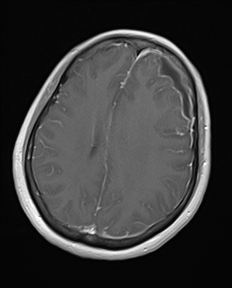
#> input picture data/empyema/bacterial-meningitis-with-subdural-empyema-and-acute-lacunar-infarcts.jpeg, 232 x 288 px
$ python symmetry_anomaly.py ../../data/empyema/bacterial-meningitis-with-subdural-empyema-and-acute-lacunar-infarcts.jpeg
#> lines starting #> are read from the running program, lines starting #| are printed output that depends on the picture; after the words box and inside, x2 and y2 are one past the last pixel; in counts of white or black regions, pixels touching at a corner belong together
"""
symmetry_anomaly.py (v2 - erodes mask to exclude boundary artifacts)

Fix vs v1: debug image inspection showed the flagged "anomalous"
cluster on the glioma test image was sitting right at the skull/scalp
edge, not in actual brain tissue - likely because the brain mask
includes a thin rim of skull/boundary pixels, and comparing that rim
to its mirror produces spurious high-difference scores unrelated to
pathology (skull thickness, scan edge artifacts, and minor head-tilt
misalignment all show up here).

Fix: erode the brain mask inward by a margin before using it to
select valid block pairs, so blocks are only accepted well inside
actual brain tissue, away from the skull boundary.

Usage:
    python symmetry_anomaly.py path/to/mri.png
"""

import sys
import os
import cv2
import numpy as np
from scipy import ndimage


def _brain_mask(gray, threshold_value=20, erosion_margin=15):
    """Threshold + erode inward to exclude skull/boundary rim pixels."""
    _, mask = cv2.threshold(gray, threshold_value, 255, cv2.THRESH_BINARY)
    kernel = np.ones((erosion_margin, erosion_margin), np.uint8)
    eroded = cv2.erode(mask, kernel)
    return eroded


def _find_midline_x(mask):
    ys, xs = np.nonzero(mask)
    if len(xs) == 0:
        return mask.shape[1] // 2
    return int(np.mean(xs))


def extract_symmetry_anomaly(
    image_path,
    block_size=24,
    zscore_threshold=2.5,
    min_cluster_blocks=4,
    min_brain_fraction=0.8,
    erosion_margin=15,
    debug=True,
):
    """
    Returns (predicate: bool, details: dict)

    Same method as v1, but:
      - brain mask is eroded inward by erosion_margin pixels before use,
        excluding skull/scalp boundary rim from consideration
      - min_brain_fraction raised (0.5 -> 0.8) since we now require
        blocks to be solidly inside eroded brain tissue, not partially
        at an edge
    """
#> called with block_size = 24, zscore_threshold = 2.5, min_cluster_blocks = 4, min_brain_fraction = 0.8, erosion_margin = 15, debug = True
    gray = cv2.imread(image_path, cv2.IMREAD_GRAYSCALE)
#> gray is the input picture: shape (288, 232); min 3, max 255, mean 58.9
    if gray is None:
        raise FileNotFoundError(f"Could not read image: {image_path}")

    h, w = gray.shape
#> h = 288; w = 232
    mask = _brain_mask(gray, erosion_margin=erosion_margin)
#> in _brain_mask, `_, mask = cv2.threshold(gray, threshold_value, 255, cv2.THRESH_BINARY)`:
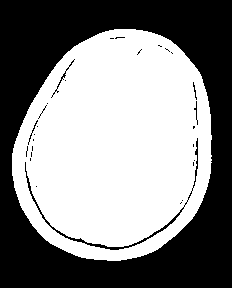
#> mask: shape (288, 232); 53.3% white; 29 black regions (23 under 20 px), largest, box (x1, y1, x2, y2) and area: (0, 0, 232, 288) 30359, (25, 138, 198, 250) 577, (51, 59, 75, 98) 64, (28, 120, 38, 145) 32, (194, 101, 198, 125) 28, (193, 82, 197, 100) 23
#> in _brain_mask, `eroded = cv2.erode(mask, kernel)`:
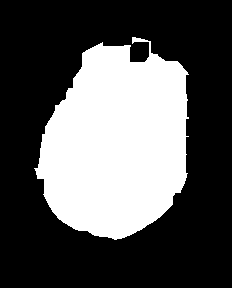
#> eroded: shape (288, 232); 34% white; 1 white region, box (x1, y1, x2, y2) and area: (34, 37, 189, 240) 22741
    midline_x = _find_midline_x(mask)
#> midline_x = 116

    half_width = min(midline_x, w - midline_x)
#> half_width = 116
    if half_width < block_size * 2:
        return False, {
            "reason": "brain region too narrow relative to midline for symmetry analysis",
            "debug_image": None,
        }

    grid_positions = []
    diff_scores = []

    y_steps = list(range(0, h - block_size, block_size))
    x_steps = list(range(0, half_width - block_size, block_size))
#> x_steps = [0, 24, 48, 72]

    for row, y in enumerate(y_steps):
        for col, x_offset in enumerate(x_steps):
            lx = midline_x - x_offset - block_size
            rx = midline_x + x_offset

            if lx < 0 or (rx + block_size) > w:
                continue

            left_block = gray[y:y + block_size, lx:lx + block_size]
            right_block = gray[y:y + block_size, rx:rx + block_size]
            right_block_flipped = np.fliplr(right_block)

            left_mask = mask[y:y + block_size, lx:lx + block_size]
            right_mask = mask[y:y + block_size, rx:rx + block_size]
            brain_frac = min(
                np.count_nonzero(left_mask) / left_mask.size,
                np.count_nonzero(right_mask) / right_mask.size,
            )
            if brain_frac < min_brain_fraction:
                continue

            diff = float(np.mean(np.abs(
                left_block.astype(np.float64) - right_block_flipped.astype(np.float64)
            )))

            grid_positions.append((row, col, lx, y))
            diff_scores.append(diff)
#> left_mask: shape (24, 24); every value is 0
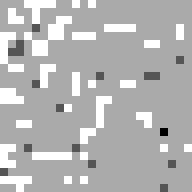
#> right_block: shape (24, 24) (shown 8 times larger); min 3, max 6, mean 5.12; drawn with min black and max white
#> after the loop, diff_scores = [12.63, 9.07, 5.64, 5.03, 7.87, 3.45, 8.29, 6.99, 4.09, 6.34, 7.12, 3.63, 7.89, 8.36, 7.63, 13.5]; grid_positions = [(3, 0, 92, 72), (3, 1, 68, 72), (4, 0, 92, 96), (4, 1, 68, 96), (5, 0, 92, 120), (5, 1, 68, 120), (5, 2, 44, 120), (6, 0, 92, 144), (6, 1, 68, 144), (6, 2, 44, 144), (7, 0, 92, 168), (7, 1, 68, 168), (7, 2, 44, 168), (8, 0, 92, 192), (8, 1, 68, 192), (9, 0, 92, 216)]

    if len(diff_scores) < 10:
        return False, {
            "reason": "too few valid symmetric block pairs to compute a baseline",
            "num_blocks": len(diff_scores),
            "debug_image": None,
        }

    diff_scores = np.array(diff_scores)
    mean_diff = diff_scores.mean()
#> mean_diff = 7.35
    std_diff = diff_scores.std()
#> std_diff = 2.74
    std_diff = std_diff if std_diff > 1e-6 else 1e-6

    z_scores = (diff_scores - mean_diff) / std_diff
#> z_scores = [1.93, 0.627, -0.621, -0.844, 0.192, -1.42, 0.344, -0.13, -1.19, -0.367, -0.0822, -1.35, 0.198, 0.37, 0.104, 2.24]
    is_anomalous = z_scores > zscore_threshold
#> is_anomalous = [False, False, False, False, False, False, False, False, False, False, False, False, False, False, False, False]

    n_rows = len(y_steps)
#> n_rows = 11
    n_cols = len(x_steps)
#> n_cols = 4
    anomaly_grid = np.zeros((n_rows, n_cols), dtype=bool)
    for (row, col, lx, y), anomalous in zip(grid_positions, is_anomalous):
        if anomalous:
            anomaly_grid[row, col] = True
#> this loop made 16 passes

    labeled, num_clusters = ndimage.label(anomaly_grid, structure=np.ones((3, 3)))
#> labeled = [[0, 0, 0, 0], [0, 0, 0, 0], [0, 0, 0, 0], [0, 0, 0, 0], [0, 0, 0, 0], [0, 0, 0, 0], [0, 0, 0, 0], [0, 0, 0, 0], [0, 0, 0, 0], [0, 0, 0, 0], [0, 0, 0, 0]]; num_clusters = 0
    cluster_sizes = ndimage.sum(anomaly_grid, labeled, range(1, num_clusters + 1)) if num_clusters > 0 else []
#> cluster_sizes = []
    largest_cluster_size = int(max(cluster_sizes)) if len(cluster_sizes) > 0 else 0
#> largest_cluster_size = 0

    predicate = largest_cluster_size >= min_cluster_blocks
#> predicate = False

    largest_cluster_blocks = []
    if largest_cluster_size > 0:
        largest_label = int(np.argmax(cluster_sizes)) + 1
        for (row, col, lx, y) in grid_positions:
            if labeled[row, col] == largest_label:
                largest_cluster_blocks.append((lx, y))

    if debug:
        debug_img = cv2.cvtColor(gray, cv2.COLOR_GRAY2BGR)
        cv2.line(debug_img, (midline_x, 0), (midline_x, h), (255, 255, 0), 1)
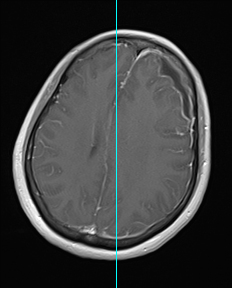
#> debug_img: shape (288, 232, 3); 0.43% of pixels changed, all inside (x1, y1, x2, y2) = (116, 0, 117, 288)
        for (row, col, lx, y), anomalous in zip(grid_positions, is_anomalous):
            rx = midline_x + (col * block_size)
            color = (0, 0, 255) if anomalous else (60, 60, 60)
            cv2.rectangle(debug_img, (lx, y), (lx + block_size, y + block_size), color, 1)
            cv2.rectangle(debug_img, (rx, y), (rx + block_size, y + block_size), color, 1)
#> this loop made 16 passes
#> (row, col, lx, y, rx) on passes 1 to 12: (3, 0, 92, 72, 116), (3, 1, 68, 72, 140), (4, 0, 92, 96, 116), (4, 1, 68, 96, 140), (5, 0, 92, 120, 116), (5, 1, 68, 120, 140), (5, 2, 44, 120, 164), (6, 0, 92, 144, 116), (6, 1, 68, 144, 140), (6, 2, 44, 144, 164), (7, 0, 92, 168, 116), (7, 1, 68, 168, 140)
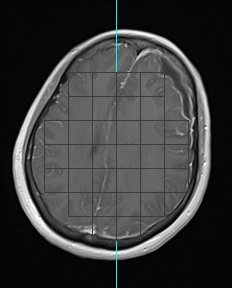
#> debug_img: shape (288, 232, 3); 2.72% of pixels changed, all inside (x1, y1, x2, y2) = (44, 72, 189, 241)
        for (lx, y) in largest_cluster_blocks:
            cv2.rectangle(debug_img, (lx, y), (lx + block_size, y + block_size), (0, 255, 0), 2)
        base, ext = os.path.splitext(image_path)
        debug_path = f"{base}_symmetry_debug.png"
        cv2.imwrite(debug_path, debug_img)
    else:
        debug_path = None

    details = {
        "midline_x": midline_x,
        "num_block_pairs": len(diff_scores),
        "num_anomalous_blocks": int(np.sum(is_anomalous)),
        "largest_cluster_size": largest_cluster_size,
        "min_cluster_blocks_required": min_cluster_blocks,
        "debug_image": debug_path,
    }

    return predicate, details


if __name__ == "__main__":
    if len(sys.argv) < 2:
        print("Usage: python symmetry_anomaly.py path/to/mri.png")
        sys.exit(1)

    image_path = sys.argv[1]
    predicate, details = extract_symmetry_anomaly(image_path)
#> predicate = False; details = 6 items

    print(f"symmetry_anomaly = {predicate}")
#| symmetry_anomaly = False
    print(f"  midline_x: {details.get('midline_x')}")
#|   midline_x: 116
    print(f"  block pairs analyzed: {details.get('num_block_pairs')}")
#|   block pairs analyzed: 16
    print(f"  anomalous blocks: {details.get('num_anomalous_blocks')}")
#|   anomalous blocks: 0
    print(f"  largest cluster size: {details.get('largest_cluster_size')} (need >= {details.get('min_cluster_blocks_required')})")
#|   largest cluster size: 0 (need >= 4)
    if details.get("debug_image"):
        print(f"  debug image saved: {details['debug_image']}")
#|   debug image saved: ../../data/empyema/bacterial-meningitis-with-subdural-empyema-and-acute-lacunar-infarcts_symmetry_debug.png

$ run again, on data/empyema/subdural-empyema (1)_border_debug.png
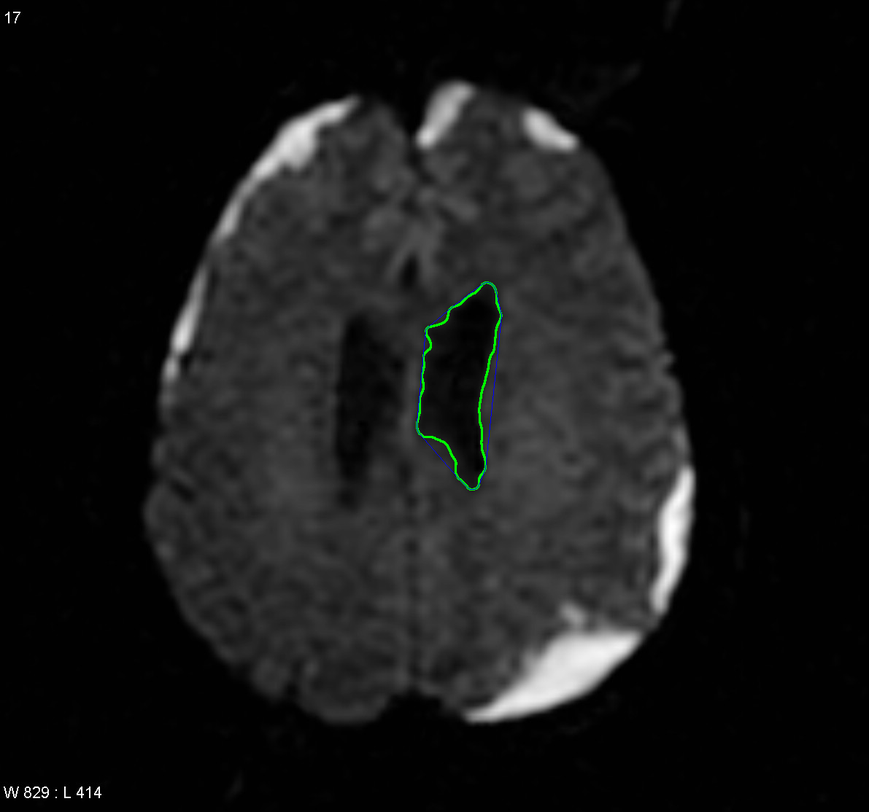
#> input picture data/empyema/subdural-empyema (1)_border_debug.png, 869 x 812 px, shrunk from 1191 x 1114 before the run
#> mask: shape (812, 869); 37.2% white; 16 white regions (5 under 20 px), largest, box (x1, y1, x2, y2) and area: (143, 78, 697, 725) 262229, (32, 786, 49, 799) 122, (3, 786, 19, 799) 112
#> eroded: shape (812, 869); 32.6% white; 1 white region, box (x1, y1, x2, y2) and area: (151, 87, 690, 718) 230086
#> midline_x = 425
#> after the loop in extract_symmetry_anomaly, `for row, y in enumerate(y_steps):`: diff_scores = 157 values, max 187.6 at index 153, min 2.86 at index 46, mean 20.05; grid_positions = 157 items, first 6: (5, 2, 353, 120), (5, 3, 329, 120), (5, 4, 305, 120), (6, 1, 377, 144), (6, 2, 353, 144), (6, 3, 329, 144)
#> mean_diff = 20.05
#> std_diff = 31.02
#> z_scores = 157 values, max 5.4 at index 153, min -0.554 at index 46, mean -2.26e-17
#> the loop in extract_symmetry_anomaly, `for (row, col, lx, y), anomalous in zip(grid_positions, is_anomalous):` made 157 passes
#> num_clusters = 3
#> cluster_sizes = [2, 3, 1]
#> largest_cluster_size = 3
#> in extract_symmetry_anomaly, `predicate = largest_cluster_size >= min_cluster_blocks`: predicate = False
#> largest_label = 2
#> the loop in extract_symmetry_anomaly, `for (row, col, lx, y) in grid_positions:` made 157 passes
#> after the loop in extract_symmetry_anomaly, `for (row, col, lx, y) in grid_positions:`: largest_cluster_blocks = [(257, 624), (233, 624), (257, 648)]
#> the loop in extract_symmetry_anomaly, `for (row, col, lx, y), anomalous in zip(grid_positions, is_anomalous):` made 157 passes
#> (row, col, lx, y, rx) on passes 1 to 3: (5, 2, 353, 120, 473), (5, 3, 329, 120, 497), (5, 4, 305, 120, 521)
#> after the loop in extract_symmetry_anomaly, `for (row, col, lx, y), anomalous in zip(grid_positions, is_anomalous):`:
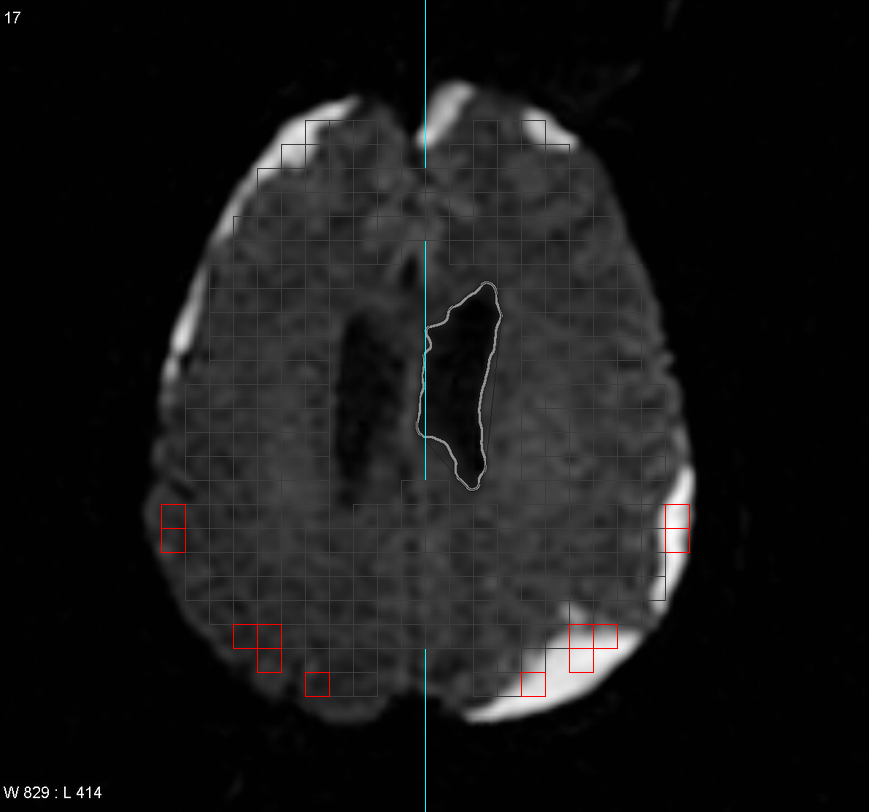
#> debug_img: shape (812, 869, 3); mean B, G, R 23.2, 23.2, 23.4
#> the loop in extract_symmetry_anomaly, `for (lx, y) in largest_cluster_blocks:` made 3 passes
#> after the loop in extract_symmetry_anomaly, `for (lx, y) in largest_cluster_blocks:`:
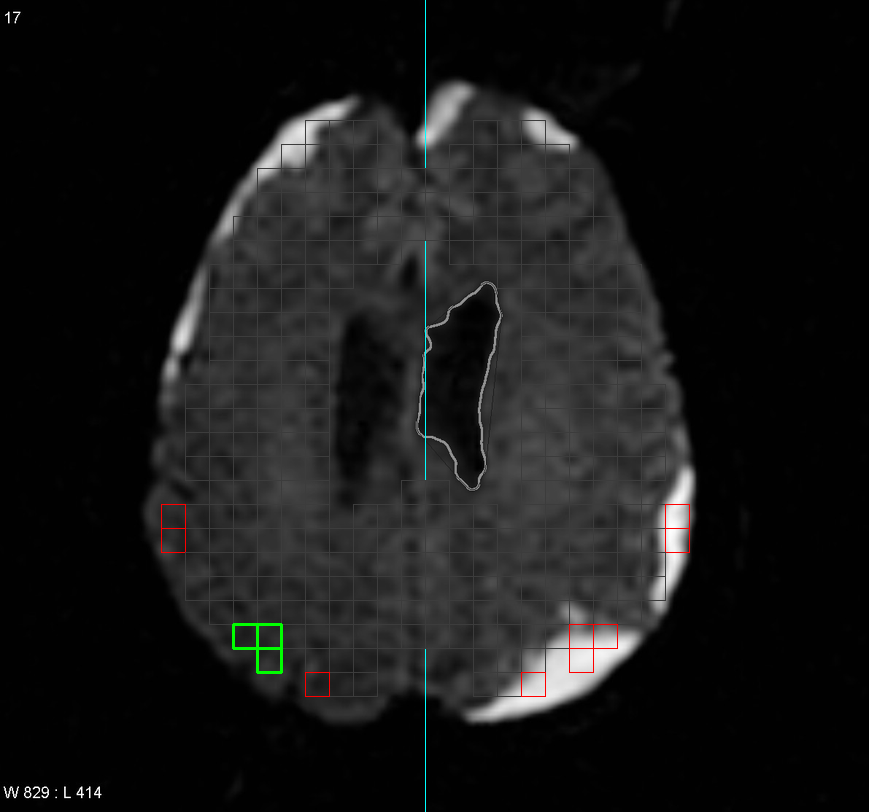
#> debug_img: shape (812, 869, 3); 0.1% of pixels changed, all inside (x1, y1, x2, y2) = (232, 623, 283, 674)
#> `predicate, details = extract_symmetry_anomaly(image_path)`: predicate = False; details = 6 items
#| symmetry_anomaly = False
#|   midline_x: 425
#|   block pairs analyzed: 157
#|   anomalous blocks: 6
#|   largest cluster size: 3 (need >= 4)
#|   debug image saved: ../../data/empyema/subdural-empyema (1)_border_debug_symmetry_debug.png
